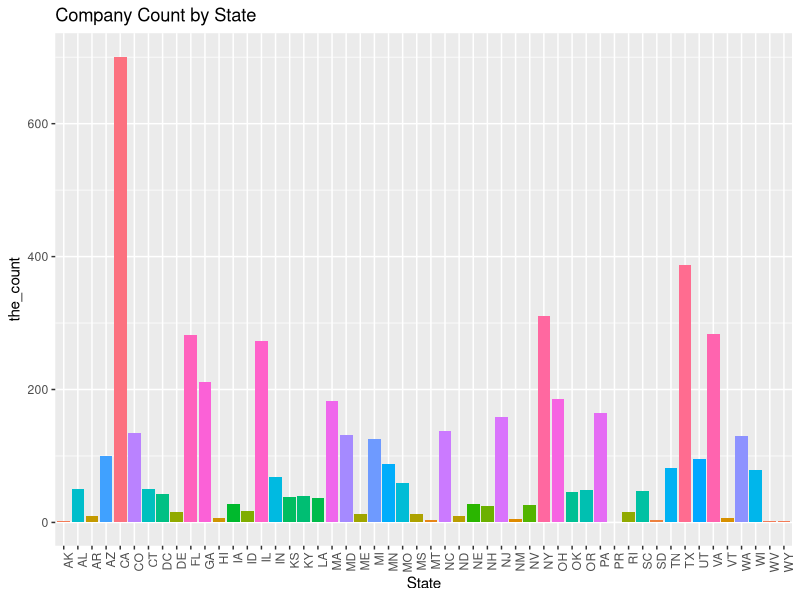
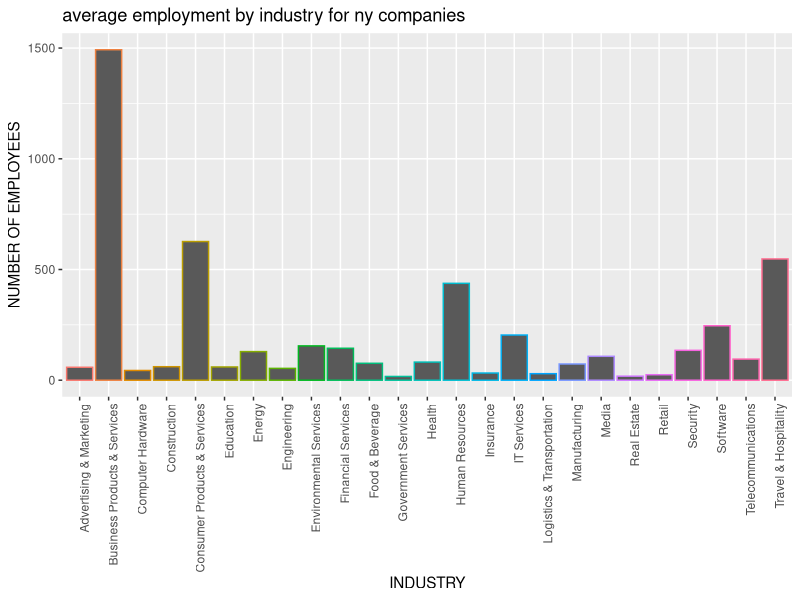
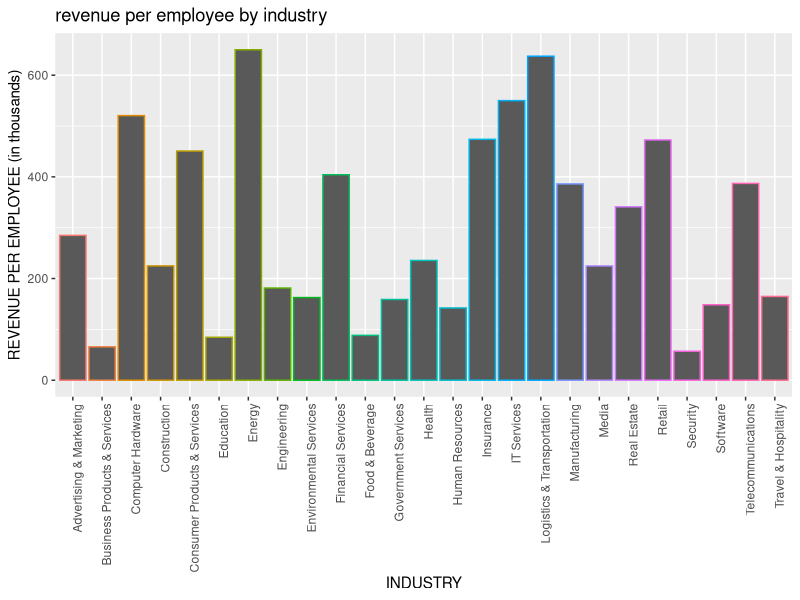

Here is the R script that generated these plots, in order:
## ---- chunk 1
library(knitr)
library(sqldf)
library(ggplot2)

data <- read.csv("inc5000_data.csv", header = TRUE)
kable(head(data))
## ---- chunk 2
state_count <- sqldf("select State, count(*) as the_count from data group by State order by the_count desc")
kable(head(state_count))

ggplot(data=state_count, aes(x=State, y=the_count, fill=factor(the_count))) + geom_bar(stat="identity") +  ggtitle("Company Count by State") + theme(legend.position="none", axis.text.x = element_text(angle = 90, hjust = 1))
## ---- chunk 3
ny_data <- data[data$State == state_count$State[3],]
ny_data <- ny_data[complete.cases(ny_data),]
ny_data <- sqldf('select Industry, avg(Employees) as avg_employees, state from ny_data group by Industry order by avg_employees desc')
kable(head(ny_data))

ggplot(ny_data, aes(x = factor(Industry), y = avg_employees)) + geom_bar(stat = "identity", aes(colour = factor(Industry))) + ggtitle("average employment by industry for ny companies") + theme(axis.text.x = element_text(angle = 90, hjust = 1)) + guides(colour=FALSE) + xlab("INDUSTRY") + ylab("NUMBER OF EMPLOYEES")
## ---- chunk 4
ny_data <- data[data$State == state_count$State[3],]
ny_data <- ny_data[complete.cases(ny_data),]

rev_data <- sqldf("select Industry, ((sum(Revenue)/sum(Employees))/1000) as revenue_per_employee from ny_data group by Industry order by revenue_per_employee desc")
kable(head(rev_data))

ggplot(rev_data, aes(x = factor(Industry), y = revenue_per_employee)) + geom_bar(stat = "identity", aes(colour = factor(Industry))) + ggtitle("revenue per employee by industry") + theme(axis.text.x = element_text(angle = 90, hjust = 1)) + guides(colour=FALSE) + xlab("INDUSTRY") + ylab("REVENUE PER EMPLOYEE (in thousands)")
